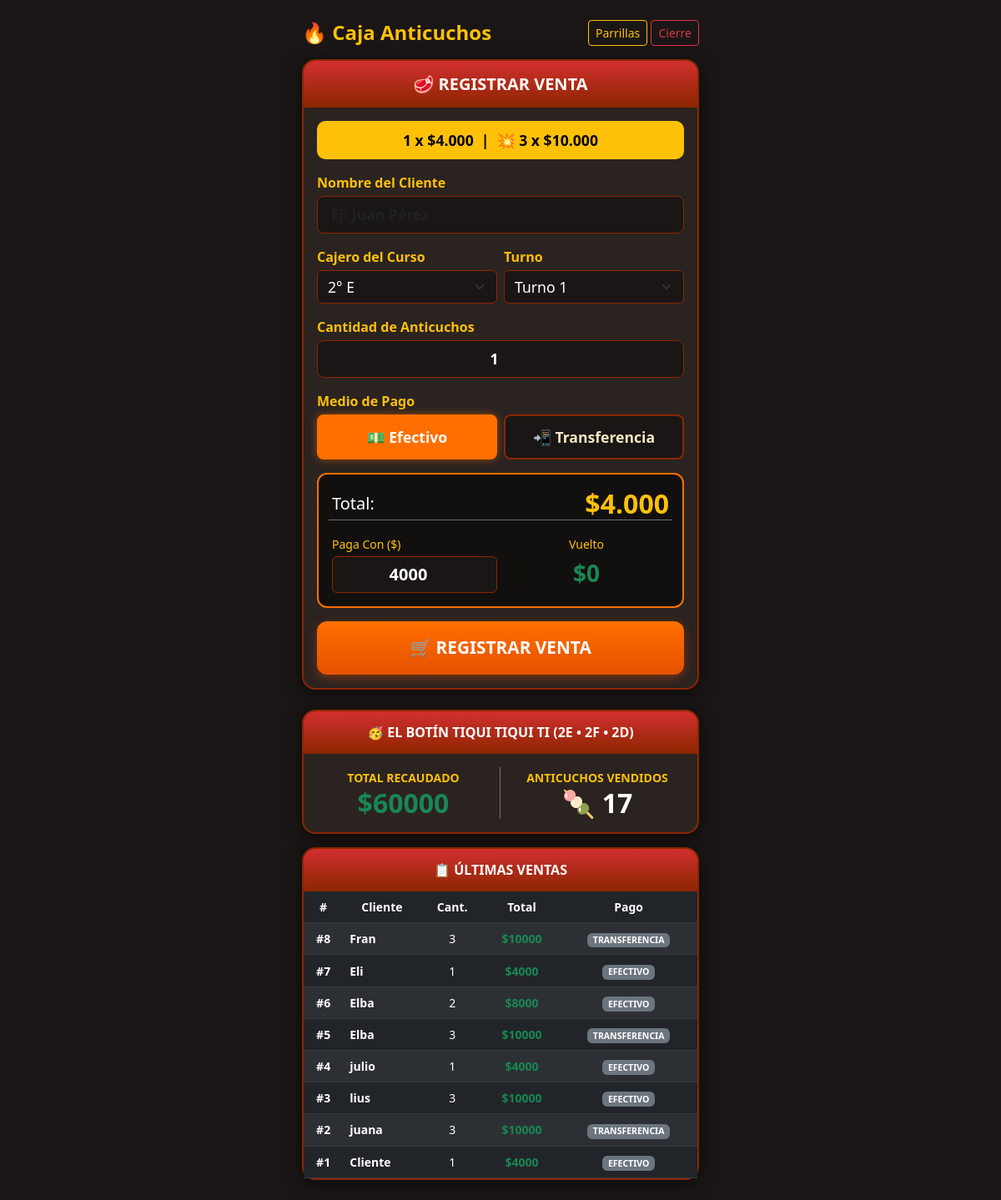
The page /caja/ (signed in) on the database its author committed.
### menu/models.py (models this page shows, shortened)
class Venta(models.Model):
    cajero = models.ForeignKey(User, on_delete=models.CASCADE, related_name='ventas')
    curso_cajero = models.CharField(max_length=2, choices=CURSOS, verbose_name="Curso del Cajero")
    parrilla = models.CharField(max_length=2, choices=PARRILLAS, default='P1', verbose_name="Parrilla Asignada")
    turno = models.CharField(max_length=2, choices=TURNOS, verbose_name="Turno de Venta")
    cantidad = models.PositiveIntegerField(default=1, verbose_name="Cantidad de Anticuchos")
    total = models.PositiveIntegerField(default=0, verbose_name="Total a Pagar ($)")
    cliente = models.CharField(max_length=100, default="Cliente", verbose_name="Nombre del Cliente")
    medio_pago = models.CharField(max_length=15, choices=MEDIOS_PAGO, default='EFECTIVO', verbose_name="Medio de Pago")
    monto_recibido = models.PositiveIntegerField(default=0, verbose_name="Paga con ($)")
    vuelto = models.PositiveIntegerField(default=0, verbose_name="Vuelto ($)")
    completado = models.BooleanField(default=False, verbose_name="¿Entregado en Parrilla?")
    fecha_hora = models.DateTimeField(auto_now_add=True)

### menu/views.py (the view, shortened to what this page needs)
# urls.py: path('caja/', views.caja, name='caja'),
@login_required
def caja(request):
    ventas = Venta.objects.all()
    pozo_comun = sum(v.total for v in ventas)
    total_anticuchos = sum(v.cantidad for v in ventas)
    ultimas_ventas = ventas.order_by('-fecha_hora')[:8]
    return render(request, 'menu/caja.html', {
        'pozo_comun': pozo_comun,
        'total_anticuchos': total_anticuchos,
        'ultimas_ventas': ultimas_ventas
    })

### menu/templates/menu/caja.html (shortened to what this page needs)
<!DOCTYPE html>
<html lang="es">
<head>
    <link href="https://cdn.jsdelivr.net/npm/bootstrap@5.3.0/dist/css/bootstrap.min.css" rel="stylesheet">
</head>
<body class="p-2 p-md-4">
    <div class="container" style="max-width: 500px;">
        <div class="d-flex justify-content-between align-items-center mb-3">
            <h2 class="h4 text-warning fw-bold mb-0">🔥 Caja Anticuchos</h2>
            <div>
                <a href="{% url 'cocina' %}" class="btn btn-sm btn-outline-warning">Parrillas</a>
                <a href="{% url 'cierre_caja' %}" class="btn btn-sm btn-outline-danger">Cierre</a>
            </div>
        </div>
        <div class="card card-parrilla">
            <div class="header-bbq text-center h5 mb-0">🥩 REGISTRAR VENTA</div>
            <div class="card-body p-3">
                <div class="promo-box mb-3">
                    1 x $4.000 &nbsp;|&nbsp; 💥 3 x $10.000
                </div>
                <form method="POST">
                    <div class="mb-3">
                        <label class="form-label text-warning fw-bold mb-1">Nombre del Cliente</label>
                        <input type="text" name="cliente" class="form-control form-control-lg fw-bold" placeholder="Ej: Juan Pérez" autocomplete="off" required>
                    </div>
                    <div class="row g-2 mb-3">
                        <div class="col-6">
                            <label class="form-label text-warning fw-bold mb-1">Cajero del Curso</label>
                            <select name="curso_cajero" class="form-select" required>
                                <option value="2E">2° E</option>
                            </select>
                        </div>
                        <div class="col-6">
                            <label class="form-label text-warning fw-bold mb-1">Turno</label>
                            <select name="turno" class="form-select" required>
                                <option value="T1">Turno 1</option>
                            </select>
                        </div>
                    </div>
                    <div class="mb-3">
                        <label class="form-label text-warning fw-bold mb-1">Cantidad de Anticuchos</label>
                        <input type="number" id="cantidad" name="cantidad" class="form-control form-control-lg text-center fw-bold py-2" value="1" min="1" oninput="calcularVuelto()" required>
                    </div>
                    <div class="mb-3">
                        <label class="form-label text-warning fw-bold mb-1">Medio de Pago</label>
                        <div class="row g-2">
                            <div class="col-6">
                                <label class="btn btn-pago w-100 rounded-3" for="pago_efectivo">💵 Efectivo</label>
                            </div>
                            <div class="col-6">
                                <label class="btn btn-pago w-100 rounded-3" for="pago_transf">📲 Transferencia</label>
                            </div>
                        </div>
                    </div>
                    <div class="calc-box mb-3">
                        <div class="d-flex justify-content-between align-items-center mb-2">
                            <span class="h5 mb-0 text-white">Total:</span>
                            <span class="h2 mb-0 text-warning fw-bold" id="lblTotal">$4.000</span>
                        </div>
                        <div id="secEfectivo" class="row g-2 pt-2 border-top border-secondary">
                            <div class="col-6">
                                <label class="form-label text-warning small mb-1">Paga Con ($)</label>
                                <input type="number" id="monto_recibido" name="monto_recibido" class="form-control text-center fw-bold fs-5" value="4000" step="1000" oninput="calcularVuelto()">
                            </div>
                            <div class="col-6 text-center">
                                <label class="form-label text-warning small mb-1">Vuelto</label>
                                <div class="h3 text-success fw-bold mt-1 mb-0" id="lblVuelto">$0</div>
                            </div>
                        </div>
                    </div>
                    <button type="submit" class="btn btn-fire w-100 py-3">
                        🛒 REGISTRAR VENTA
                    </button>
                </form>
            </div>
        </div>
        <div class="card card-parrilla mt-4">
    <div class="header-bbq text-center h6 mb-0">🥳 EL BOTÍN TIQUI TIQUI TI (2E • 2F • 2D)</div>
    <div class="card-body p-3 text-center">
        <div class="row align-items-center">
            <div class="col-6 border-end border-secondary">
                <small class="text-warning text-uppercase fw-bold">Total Recaudado</small>
                <div class="h2 text-success fw-bold mb-0">${{ pozo_comun|default:"0" }}</div>
            </div>
            <div class="col-6">
                <small class="text-warning text-uppercase fw-bold">Anticuchos Vendidos</small>
                <div class="h2 text-white fw-bold mb-0">🍡 {{ total_anticuchos|default:"0" }}</div>
            </div>
        </div>
    </div>
</div>
        <div class="card card-parrilla mt-3">
            <div class="header-bbq text-center h6 mb-0">📋 ÚLTIMAS VENTAS</div>
            <div class="card-body p-0">
                <div class="table-responsive">
                    <table class="table table-dark table-striped table-hover align-middle mb-0 text-center small">
                        <thead>
                            <tr class="text-warning">
                                <th>#</th>
                                <th>Cliente</th>
                                <th>Cant.</th>
                                <th>Total</th>
                                <th>Pago</th>
                            </tr>
                        </thead>
                        <tbody>
                            {% for v in ultimas_ventas %}
                            <tr>
                                <td><strong>#{{ v.id }}</strong></td>
                                <td class="text-start fw-bold text-truncate" style="max-width: 100px;">{{ v.cliente }}</td>
                                <td>{{ v.cantidad }}</td>
                                <td class="text-success fw-bold">${{ v.total }}</td>
                                <td><small class="badge bg-secondary">{{ v.medio_pago }}</small></td>
                            </tr>
                            {% empty %}
                            <tr>
                                <td colspan="5" class="py-3 text-muted">Aún no hay ventas. ¡A salir a ofrecer los primeros! 🚀</td>
                            </tr>
                            {% endfor %}
                        </tbody>
                    </table>
                </div>
            </div>
        </div>
    </div>
</body>
</html>

### menu/templates/menu/caja.html (style rules this page uses)
body { background-color: #1a1615; color: #f4e8c1; font-family: system-ui, -apple-system, "Segoe UI", Roboto, sans-serif; }
.card-parrilla { background-color: #2b2320; border: 2px solid #8b2600; border-radius: 16px; box-shadow: 0 4px 20px rgba(0,0,0,0.6); }
.header-bbq { background: linear-gradient(180deg, #d32f2f 0%, #8b2600 100%); color: #ffffff; padding: 16px; border-radius: 14px 14px 0 0; font-weight: bold; }
.promo-box { background-color: #ffc107; color: #000; border-radius: 10px; padding: 10px; font-weight: bold; font-size: 1.1rem; text-align: center; }
.btn-check:checked + .btn-pago { background-color: #ff6f00 !important; color: #fff !important; border-color: #ff6f00 !important; box-shadow: 0 0 10px rgba(255,111,0,0.5); }
.btn-pago { background-color: #1a1615; color: #f4e8c1; border: 2px solid #8b2600; padding: 12px; font-weight: bold; font-size: 1.1rem; }
.calc-box { background-color: #12100f; border: 2px solid #ff6f00; border-radius: 12px; padding: 16px; }
.btn-fire { background: linear-gradient(180deg, #ff6f00 0%, #e65100 100%); color: #fff; border: none; font-weight: bold; font-size: 1.3rem; border-radius: 12px; box-shadow: 0 4px 12px rgba(230,81,0,0.4); }
.form-control, .form-select { background-color: #1a1615; color: #fff; border: 1px solid #8b2600; font-size: 1.1rem; }

### rows shown on the page
Venta: id "8", cliente "Fran", cantidad "3", total "10000", medio_pago "TRANSFERENCIA"
Venta: id "7", cliente "Eli", cantidad "1", total "4000", medio_pago "EFECTIVO"
Venta: id "6", cliente "Elba", cantidad "2", total "8000", medio_pago "EFECTIVO"
Venta: id "5", cliente "Elba", cantidad "3", total "10000", medio_pago "TRANSFERENCIA"
Venta: id "4", cliente "julio", cantidad "1", total "4000", medio_pago "EFECTIVO"
Venta: id "3", cliente "lius", cantidad "3", total "10000", medio_pago "EFECTIVO"
Venta: id "2", cliente "juana", cantidad "3", total "10000", medio_pago "TRANSFERENCIA"
Venta: id "1", cliente "Cliente", cantidad "1", total "4000", medio_pago "EFECTIVO"

### other values the page prints
{{ pozo_comun|default:"0" }} "60000"
{{ total_anticuchos|default:"0" }} "17"
